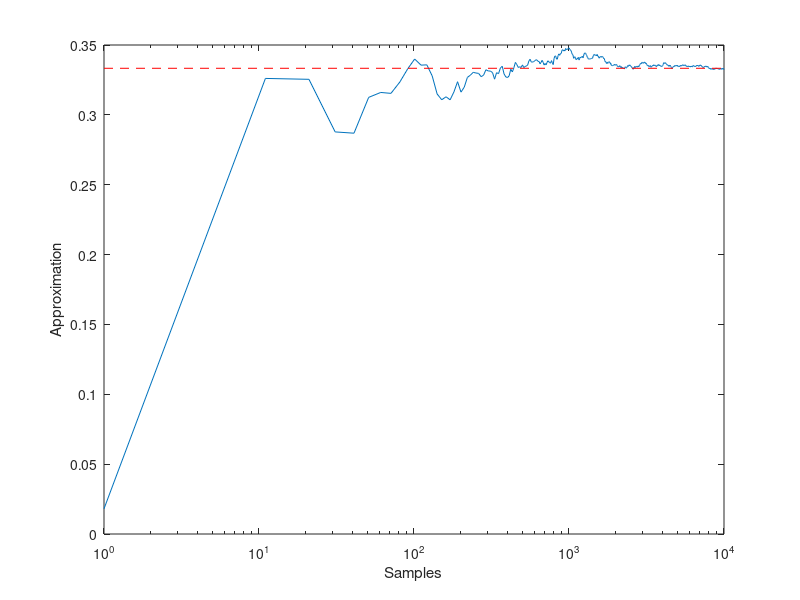

The MATLAB source for this figure:
%% approx_expected_value.m

% From A First Course in Machine Learning, Chapter 2.

% Simon Rogers, 01/11/11 [simon.rogers@glasgow.ac.uk]

% Revised by Sayyed Mohsen Vazirizade, Oct/10/2017 [smvazirizade@email.arizona.edu]

% Approximating expected values via sampling

clc;clear all;close all;

rng(1);

%% We are trying to compute the expected value of

% $y^2$

%%

% Where

% $p(y)=U(0,1)$

%% 

% Which is given by:

% $\int y^2 p(y) dy$

%%

% The analytic result is:

% $\frac{1}{3}$

%% Generate samples

ys = rand(10000,1);

% compute the expectation

ey2 = mean(ys.^2);

fprintf('\nSample-based approximation: %g',ey2);

%% Look at the evolution of the approximation

posns = [1:10:length(ys)];

ey2_evol = zeros(size(posns));

for i = 1:length(posns)

    ey2_evol(i) = mean(ys(1:posns(i)).^2);

end

figure(1);hold off

semilogx(posns,ey2_evol);

hold on

semilogx([posns(1) posns(end)],[1/3 1/3],'r--');

xlabel('Samples');

ylabel('Approximation');